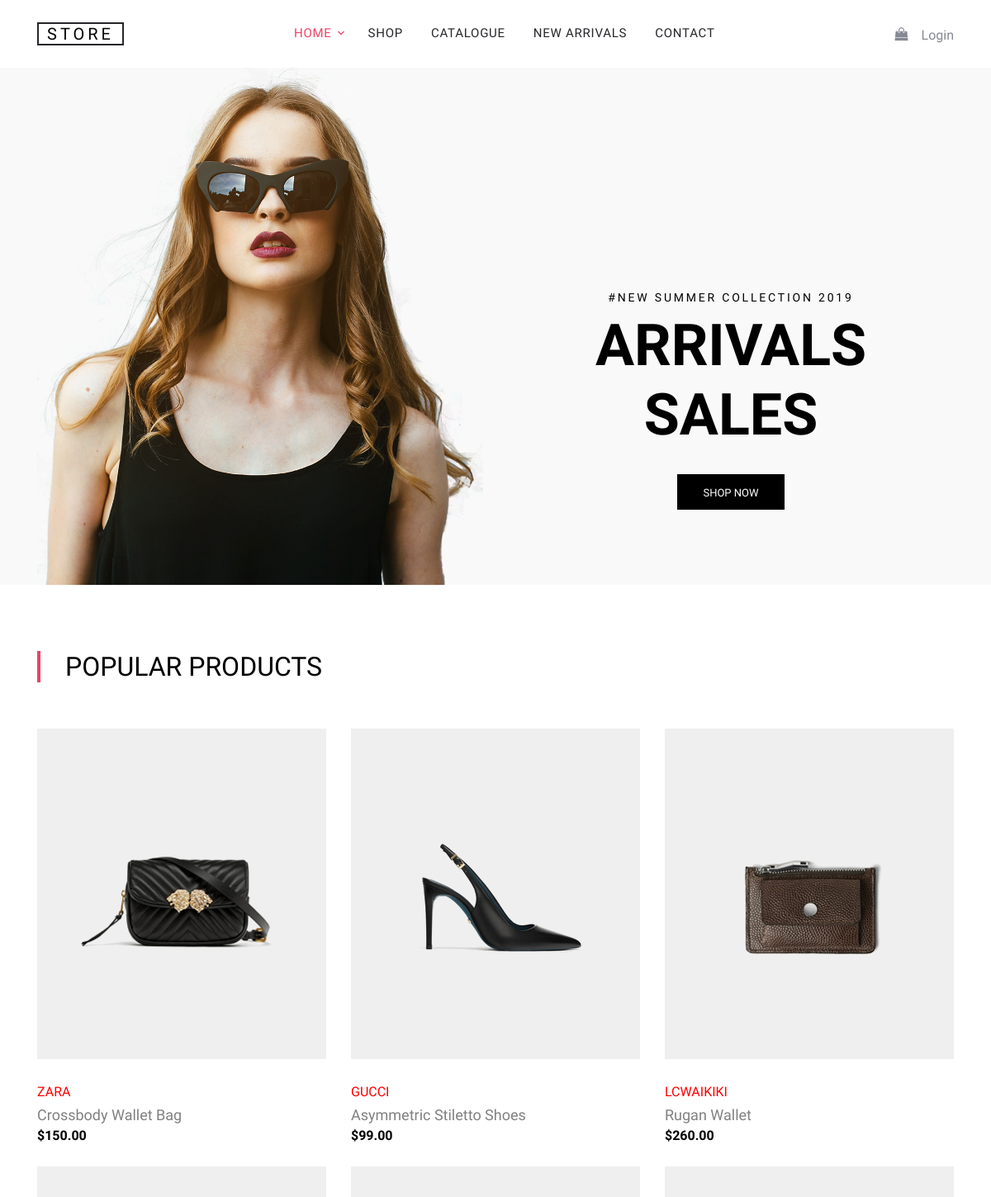
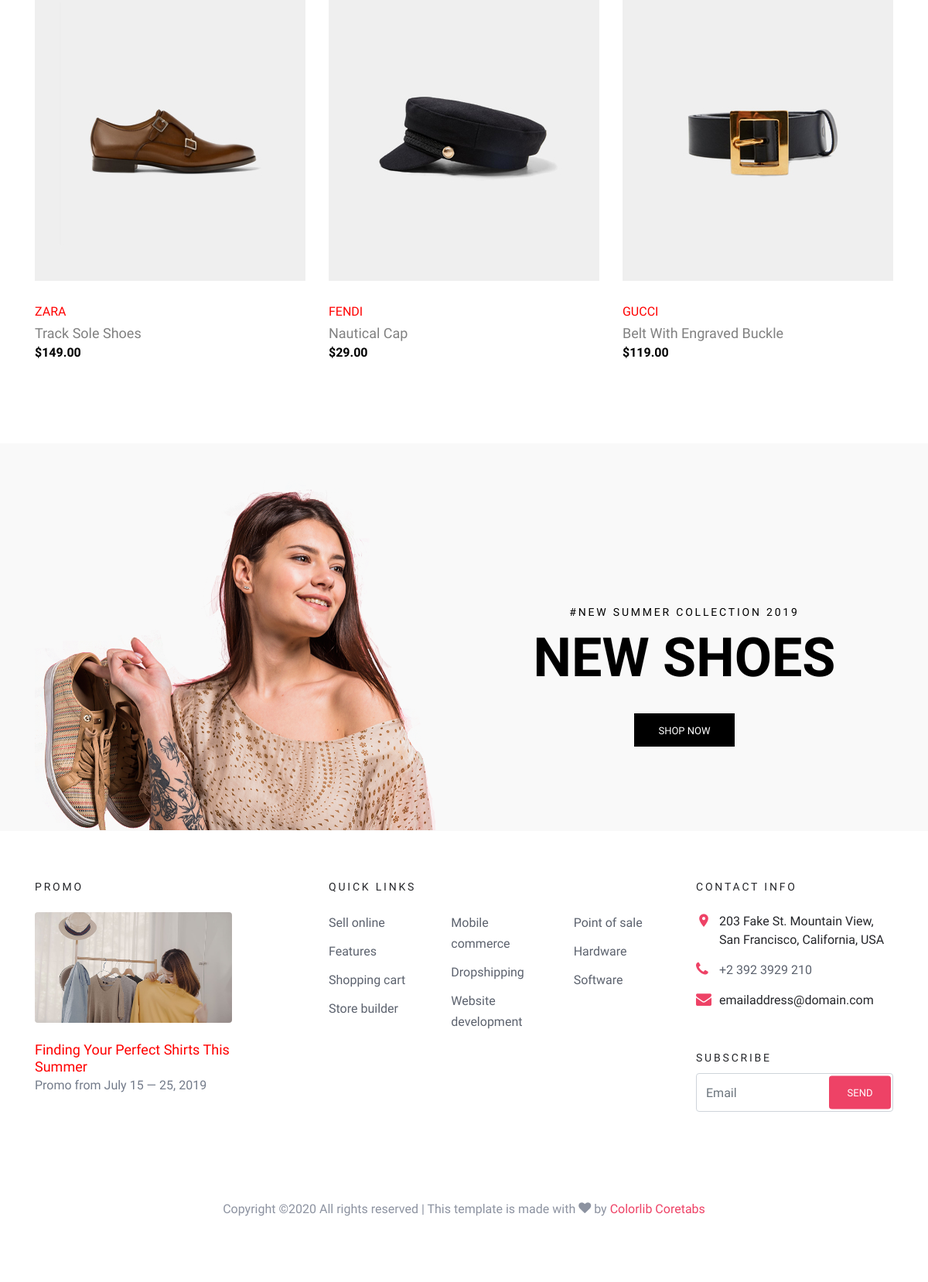
Screenshot of /products/ with the database file from the repository (2 pictures, top to bottom).
### products/models.py (models this page shows, shortened)
class Product(models.Model):
    brand = models.CharField(max_length=100)
    title = models.CharField(max_length=100)
    description = models.TextField(max_length=500, blank=True, null=True)
    price = models.PositiveIntegerField()
    image = models.ImageField(upload_to='products/', null=True)
    created_date = models.DateTimeField(default=now, editable=False)

### products/views.py (the view)
# urls.py: path('products/', products_list, name='products_list'),
def products_list(request):
    products = Product.objects.all()
    return render(request, 'products/products-list.html', {'products': products})

### templates/products/products-list.html (shortened to what this page needs)
{% extends "base.html" %}
{% block content %}
{% load static %}
<div class="site-blocks-cover" data-aos="fade">
      <div class="container">
        <div class="row">
          <div class="col-md-6 ml-auto order-md-2 align-self-start">
            <div class="site-block-cover-content">
            <h2 class="sub-title">#New Summer Collection 2019</h2>
            <h1>Arrivals Sales</h1>
            <p><a href="#" class="btn btn-black rounded-0">Shop Now</a></p>
            </div>
          </div>
          <div class="col-md-6 order-1 align-self-end">
            <img src="{% static 'images/model_3.png' %}" alt="Image" class="img-fluid">
          </div>
        </div>
      </div>
    </div>
 <div class="site-section">
      <div class="container">
        <div class="row">
          <div class="title-section mb-5 col-12">
            <h2 class="text-uppercase">Popular Products</h2>
          </div>
        </div>
        <div class="row">
            {% for product in products %}
              <div class="col-lg-4 col-md-6 item-entry mb-4">
                <a href="{{product.get_absolute_url}}" class="product-item md-height bg-gray d-block">
                  <img src="{{product.image.url}}" alt="Image" class="img-fluid">
                </a>
                  <h3 class="h6">{{ product.brand | capfirst }}</h3>
                <h2 class="item-title"><a href="/products/{{product.id }}">{{ product.title | capfirst }}</a></h2>
                <strong class="item-price">${{ product.price | floatformat:2 }}</strong>
              </div>
               {% empty %}
                 <p>No products yet.</p>
            {% endfor %}
        </div>
      </div>
    </div>
    <div class="site-blocks-cover inner-page py-5" data-aos="fade">
      <div class="container">
        <div class="row">
          <div class="col-md-6 ml-auto order-md-2 align-self-start">
            <div class="site-block-cover-content">
            <h2 class="sub-title">#New Summer Collection 2019</h2>
            <h1>New Shoes</h1>
            <p><a href="#" class="btn btn-black rounded-0">Shop Now</a></p>
            </div>
          </div>
          <div class="col-md-6 order-1 align-self-end">
            <img src="{% static 'images/model_6.png' %}" alt="Image" class="img-fluid">
          </div>
        </div>
      </div>
    </div>
{% endblock %}

### static/css/style.css (style rules this page uses)
body { line-height: 1.7; color: #8c92a0; font-weight: 300; font-size: 16px; }
a { -webkit-transition: .3s all ease; -o-transition: .3s all ease; transition: .3s all ease; }
.btn { height: 43px; -webkit-transition: .3s all ease-in-out; -o-transition: .3s all ease-in-out; transition: .3s all ease-in-out; text-transform: uppercase; font-size: 13px; }
.btn.btn-black { padding: 12px 30px; background: #000; color: #fff; }
.site-section { padding: 2.5em 0; }
@media (min-width: 768px) { .site-section { padding: 5em 0; } }
.site-blocks-cover { background-size: cover; background-repeat: no-repeat; background-position: center center; background: #f9f9f9; position: relative; overflow: hidden; z-index: 9; }
.site-blocks-cover, .site-blocks-cover .row { min-height: 600px; height: calc(100vh - 174px); }
.site-blocks-cover.inner-page, .site-blocks-cover.inner-page .row { min-height: 400px; height: 500px; }
.site-blocks-cover h2 { font-size: 14px; font-weight: normal; color: #000; letter-spacing: .2em; text-transform: uppercase; }
.site-blocks-cover h1 { font-size: 50px; font-weight: 900; color: #000; margin-bottom: 30px; text-transform: uppercase; }
@media (min-width: 768px) { .site-blocks-cover h1 { font-size: 70px; } }
.site-blocks-cover p { color: #333333; font-size: 20px; line-height: 35px; }
.site-blocks-cover .site-block-cover-content { margin-top: 20%; text-align: center; }
@media (min-width: 768px) { .site-blocks-cover .site-block-cover-content { margin-top: 50%; } }
.site-blocks-cover.inner-page .site-block-cover-content { margin-top: 20%; text-align: center; }
@media (min-width: 768px) { .site-blocks-cover.inner-page .site-block-cover-content { margin-top: 30%; } }
.title-section h2 { padding-left: 30px; border-left: 4px solid #ee4266; display: inline-block; color: #000; }
.product-item { overflow: hidden; height: 100%; position: relative; }
.product-item.bg-gray { background: #efefef; }
.product-item.md-height { height: 400px; padding: 40px; }
.product-item img { left: 50%; -webkit-transform: translateX(-50%); -ms-transform: translateX(-50%); transform: translateX(-50%); -o-object-fit: cover; object-fit: cover; max-width: 300px; position: absolute; }
.item-entry .product-item { margin-bottom: 30px; }
.item-entry .item-title { font-size: 18px; font-weight: normal; margin-bottom: 0; }
.item-entry .item-title a { color: gray; }
.item-entry .item-price { color: #000; font-weight: bold; }

### rows the page displays
Product: image (picture), brand "ZARA", title "Crossbody Wallet Bag", price "150.00"
Product: image (picture), brand "GUCCI", title "Asymmetric Stiletto Shoes", price "99.00"
Product: image (picture), brand "LCWAIKIKI", title "Rugan Wallet", price "260.00"
Product: image (picture), brand "ZARA", title "Track Sole Shoes", price "149.00"
Product: image (picture), brand "FENDI", title "Nautical Cap", price "29.00"
Product: image (picture), brand "GUCCI", title "Belt With Engraved Buckle", price "119.00"
